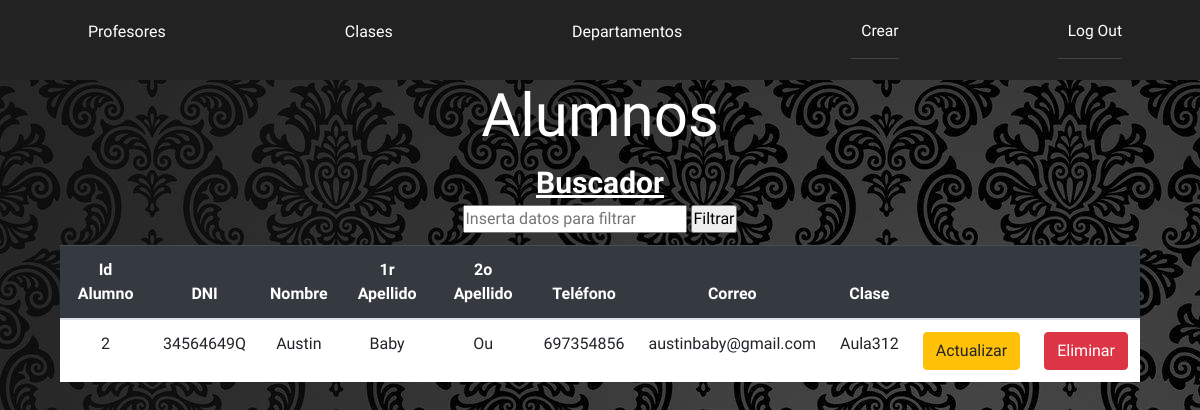
The app's page /view/datos.php with its own data.
### tables this page shows
CREATE TABLE IF NOT EXISTS tbl_alumne(
	id_alumne int(10) NOT NULL AUTO_INCREMENT,
	dni_alu varchar(9) NULL,
	nom_alu varchar(20) NOT NULL,
	cognom1_alu varchar(20) NULL,
	cognom2_alu varchar(20) NULL,
	telf_alu varchar(9) NULL,
	email_alu varchar(50) NULL,
	classe int(4) NULL,
	constraint pk_alumne PRIMARY KEY (id_alumne)
);

CREATE TABLE IF NOT EXISTS tbl_classe (
	id_classe int(4) NOT NULL AUTO_INCREMENT,
	codi_classe varchar(4) NOT NULL,
	nom_classe varchar(25) NULL,
	tutor int(4) NULL,
	constraint pk_consta PRIMARY KEY (id_classe)
);

### view/datos.php (the view, shortened to what this page needs)
<!DOCTYPE html>
<html lang="es">
<?php
include_once '../services/conexion.php';
?>
    <head>
            <link rel="stylesheet" href="https://maxcdn.bootstrapcdn.com/bootstrap/4.5.2/css/bootstrap.min.css">
        <link rel="stylesheet" href="https://use.fontawesome.com/releases/v5.6.3/css/all.css">
        <link rel="stylesheet" href="../css/stylesD.css">
    </head>
    <body>
    <nav>
  <ul class="menu">
    <li class="item button secondary"><a href="../services/crear.php">Crear</a></li>
    <li class="item"><a href="datosPr.php">Profesores</a></li>
    <li class="item"><a href="datosCl.php">Clases</a></li>
    <li class="item"><a href="datosDe.php">Departamentos</a></li>
    <li class="item button"><a href="../services/logout.php">Log Out</a></li>
  </ul>
</nav>
<h1>Alumnos</h1>
    <div class="filtro">
    <b><u>Buscador</u></b>
        <form action="datos.php" method="POST">
            <input class="input1_t" type="text" value="" placeholder="Inserta datos para filtrar" name="fil">
            <input class="buscar" type="submit" value="Filtrar" name="filtro">
        </form>
    </div>
    <?php
    $fil = $_POST['fil'];
    if (!($fil == '')) {
        $result = mysqli_query($conexion,"SELECT * from tbl_alumne inner join tbl_classe on tbl_alumne.classe=tbl_classe.id_classe where tbl_alumne.id_alumne like '%$fil%' or tbl_alumne.dni_alu like '%$fil%' or tbl_alumne.nom_alu like '%$fil%' or tbl_alumne.cognom1_alu like '%$fil%' or tbl_alumne.cognom2_alu like '%$fil%' or tbl_alumne.telf_alu like '%$fil%' or tbl_alumne.email_alu like '%$fil%' or tbl_classe.nom_classe like '%$fil%'");
    }else {
            $result = mysqli_query($conexion,"SELECT * from tbl_alumne inner join tbl_classe on tbl_alumne.classe=tbl_classe.id_classe");}
    ?>
    <div class="table">
    <table class="table table-striped">
            <thead class="table-dark">
                <th>Id Alumno</th>
                <th>DNI</th>
                <th>Nombre</th>
                <th>1r Apellido</th>
                <th>2o Apellido</th>
                <th>Teléfono</th>
                <th>Correo</th>
                <th>Clase</th>
                <th>⠀</th>
                <th>⠀</th>
            </thead>
            <?php
                foreach ($result as $registro){
            ?>
                <tr>
                    <td><?php echo "{$registro['id_alumne']}";?></td>
                    <td><?php echo "{$registro['dni_alu']}";?></td>
                    <td><?php echo "{$registro['nom_alu']}";?></td>
                    <td><?php echo "{$registro['cognom1_alu']}";?></td>
                    <td><?php echo "{$registro['cognom2_alu']}";?></td>
                    <td><?php echo "{$registro['telf_alu']}"?></td>
                    <td><?php echo "{$registro['email_alu']}"?></td>
                    <td><?php echo "{$registro['nom_classe']}"?></td>
                    <td><?php echo "<a href='../services/actualizarAl.php?id_alumne=".$registro['id_alumne']."' class='btn btn-warning' role='button' aria-pressed='true'>Actualizar</a>"?></td>
                    <td><?php echo "<a href='../services/eliminaralu.php?id_alumne=".$registro['id_alumne']."' class='btn btn-danger' role='button' aria-pressed='true'>Eliminar</a>"?></td>
                </tr>
            <?php } ?>
    </table>
    </div>
</body>
</html>

### css/stylesD.css (style rules this page uses)
* { box-sizing: border-box; font-family: 'Dosis', sans-serif; overflow-x: hidden; padding: 0; margin: 0; }
body { background: url(../img/datos.jpg); }
h1 { text-align: center; color: white; width: 100%; font-size: 5vw; }
.table { padding: 1% 5%; text-align: center; }
.filtro { text-align: center; }
.filtro b { text-align: center; color: white; width: 100%; font-size: 2.5vw; }
.filtro form { width: 100%; }
.table td { background-color: white; }
nav { background: #222; padding: 5px 20px; }
ul { list-style-type: none; padding: 0 5%; }
a { color: white; text-decoration: none; }
li { font-size: 16px; padding: 15px 5px; white-space: nowrap; }
.menu { display: flex; flex-wrap: wrap; justify-content: space-between; align-items: center; }
.button, .button.secondary { border-bottom: 1px #444 solid; }
.item.button { order: 2; }
.item { width: 100%; text-align: center; order: 3; display: none; }
@media all and (min-width: 900px) { .item { display: block; width: auto; } }
@media all and (min-width: 900px) { .item { order: 1; } }
@media all and (min-width: 900px) { .button { order: 2; font-size: 1.3vw; } }
@media all and (min-width: 900px) { .menu li, .log a, .cr a { padding: 15px 10px; } }
@media all and (min-width: 900px) { .menu li.button { padding-right: 0; } }

### records on screen
tbl_alumne: id_alumne "2", dni_alu "34564649Q", nom_alu "Austin", cognom1_alu "Baby", cognom2_alu "Ou", telf_alu "697354856", email_alu "austinbaby@gmail.com", classe.nom_classe "Aula312"
